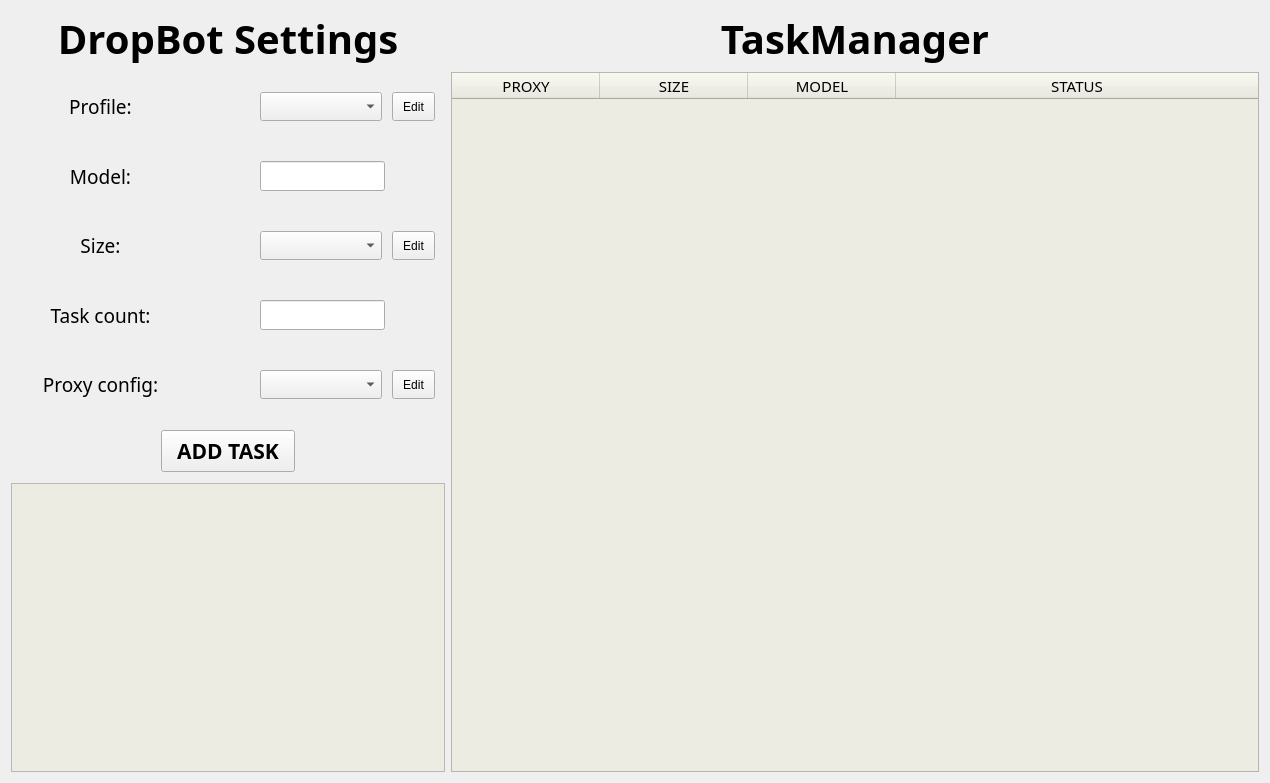
  <widget class="QWidget" name="centralwidget">
   <layout class="QHBoxLayout" name="horizontalLayout">
    <item>
     <layout class="QVBoxLayout" name="leftLayout" stretch="0,0,0">
      <property name="spacing">
       <number>6</number>
      </property>
      <property name="sizeConstraint">
       <enum>QLayout::SetDefaultConstraint</enum>
      </property>
      <item>
       <widget class="QLabel" name="DropBotLabel">
        <property name="font">
         <font>
          <family>YEEZY TSTAR</family>
          <pointsize>30</pointsize>
          <weight>75</weight>
          <bold>true</bold>
         </font>
        </property>
        <property name="text">
         <string>DropBot Settings</string>
        </property>
        <property name="alignment">
         <set>Qt::AlignCenter</set>
        </property>
       </widget>
      </item>
      <item>
       <layout class="QGridLayout" name="GridButtonsLayout" rowstretch="0" columnstretch="0,0" columnminimumwidth="0,0">
        <property name="topMargin">
         <number>0</number>
        </property>
        <property name="bottomMargin">
         <number>0</number>
        </property>
        <property name="spacing">
         <number>0</number>
        </property>
        <item row="0" column="0">
         <layout class="QVBoxLayout" name="TextLabelLayout">
          <item>
           <widget class="QLabel" name="ProfileLabel">
            <property name="sizePolicy">
             <sizepolicy hsizetype="Minimum" vsizetype="Expanding">
              <horstretch>0</horstretch>
              <verstretch>0</verstretch>
             </sizepolicy>
            </property>
            <property name="font">
             <font>
              <family>YEEZY TSTAR Regular</family>
              <pointsize>14</pointsize>
              <weight>50</weight>
              <bold>false</bold>
              <underline>false</underline>
             </font>
            </property>
            <property name="text">
             <string>Profile:</string>
            </property>
            <property name="alignment">
             <set>Qt::AlignCenter</set>
            </property>
           </widget>
          </item>
          <item>
           <widget class="QLabel" name="ModelLabel">
            <property name="sizePolicy">
             <sizepolicy hsizetype="Expanding" vsizetype="Expanding">
              <horstretch>0</horstretch>
              <verstretch>0</verstretch>
             </sizepolicy>
            </property>
            <property name="font">
             <font>
              <family>YEEZY TSTAR Regular</family>
              <pointsize>14</pointsize>
              <weight>50</weight>
              <bold>false</bold>
              <underline>false</underline>
             </font>
            </property>
            <property name="text">
             <string>Model:</string>
            </property>
            <property name="alignment">
             <set>Qt::AlignCenter</set>
            </property>
           </widget>
          </item>
          <item>
           <widget class="QLabel" name="SizeLabel">
            <property name="sizePolicy">
             <sizepolicy hsizetype="Minimum" vsizetype="Expanding">
              <horstretch>0</horstretch>
              <verstretch>0</verstretch>
             </sizepolicy>
            </property>
            <property name="font">
             <font>
              <family>YEEZY TSTAR Regular</family>
              <pointsize>14</pointsize>
              <weight>50</weight>
              <bold>false</bold>
              <underline>false</underline>
             </font>
            </property>
            <property name="text">
             <string>Size:</string>
            </property>
            <property name="alignment">
             <set>Qt::AlignCenter</set>
            </property>
           </widget>
          </item>
          <item>
           <widget class="QLabel" name="TaskCountLabel">
            <property name="sizePolicy">
             <sizepolicy hsizetype="Minimum" vsizetype="Expanding">
              <horstretch>0</horstretch>
              <verstretch>0</verstretch>
             </sizepolicy>
            </property>
            <property name="font">
             <font>
              <family>YEEZY TSTAR Regular</family>
              <pointsize>14</pointsize>
              <weight>50</weight>
              <bold>false</bold>
              <underline>false</underline>
             </font>
            </property>
            <property name="text">
             <string>Task count:</string>
            </property>
            <property name="alignment">
             <set>Qt::AlignCenter</set>
            </property>
           </widget>
          </item>
          <item>
           <widget class="QLabel" name="ProxyConfigLabel">
            <property name="sizePolicy">
             <sizepolicy hsizetype="Minimum" vsizetype="Expanding">
              <horstretch>0</horstretch>
              <verstretch>0</verstretch>
             </sizepolicy>
            </property>
            <property name="font">
             <font>
              <family>YEEZY TSTAR Regular</family>
              <pointsize>14</pointsize>
              <weight>50</weight>
              <bold>false</bold>
              <underline>false</underline>
             </font>
            </property>
            <property name="text">
             <string>Proxy config:</string>
            </property>
            <property name="alignment">
             <set>Qt::AlignCenter</set>
            </property>
           </widget>
          </item>
         </layout>
        </item>
        <item row="0" column="1">
         <layout class="QVBoxLayout" name="LeftButtonsLayout">
          <item>
           <layout class="QHBoxLayout" name="ProfileButtonsLayout">
            <property name="leftMargin">
             <number>70</number>
            </property>
            <property name="topMargin">
             <number>20</number>
            </property>
            <property name="rightMargin">
             <number>10</number>
            </property>
            <property name="bottomMargin">
             <number>20</number>
            </property>
            <item>
             <widget class="QComboBox" name="ProfileComboBox">
              <property name="sizePolicy">
               <sizepolicy hsizetype="Expanding" vsizetype="Preferred">
                <horstretch>0</horstretch>
                <verstretch>0</verstretch>
               </sizepolicy>
              </property>
              <property name="styleSheet">
               <string notr="true"/>
              </property>
              <property name="iconSize">
               <size>
                <width>16</width>
                <height>16</height>
               </size>
              </property>
              <property name="frame">
               <bool>true</bool>
              </property>
             </widget>
            </item>
            <item>
             <widget class="QPushButton" name="EditProfile">
              <property name="sizePolicy">
               <sizepolicy hsizetype="Preferred" vsizetype="Expanding">
                <horstretch>0</horstretch>
                <verstretch>0</verstretch>
               </sizepolicy>
              </property>
              <property name="styleSheet">
               <string notr="true">margin-left:10; border-radius: </string>
              </property>
              <property name="text">
               <string>   Edit   </string>
              </property>
             </widget>
            </item>
           </layout>
          </item>
          <item>
           <widget class="QLineEdit" name="ModelLineEdit">
            <property name="sizePolicy">
             <sizepolicy hsizetype="Expanding" vsizetype="Expanding">
              <horstretch>0</horstretch>
              <verstretch>0</verstretch>
             </sizepolicy>
            </property>
            <property name="font">
             <font>
              <family>YEEZY TSTAR Regular</family>
              <pointsize>10</pointsize>
             </font>
            </property>
            <property name="contextMenuPolicy">
             <enum>Qt::NoContextMenu</enum>
            </property>
            <property name="toolTip">
             <string notr="true"/>
            </property>
            <property name="styleSheet">
             <string notr="true">.QLineEdit {margin-left:70; margin-top:20; margin-bottom:20; margin-right:60;}</string>
            </property>
           </widget>
          </item>
          <item>
           <layout class="QHBoxLayout" name="SizeButtonsLayout">
            <property name="leftMargin">
             <number>70</number>
            </property>
            <property name="topMargin">
             <number>20</number>
            </property>
            <property name="rightMargin">
             <number>10</number>
            </property>
            <property name="bottomMargin">
             <number>20</number>
            </property>
            <item>
             <widget class="QComboBox" name="SizeComboBox">
              <property name="sizePolicy">
               <sizepolicy hsizetype="Expanding" vsizetype="Preferred">
                <horstretch>0</horstretch>
                <verstretch>0</verstretch>
               </sizepolicy>
              </property>
              <property name="styleSheet">
               <string notr="true"/>
              </property>
              <property name="iconSize">
               <size>
                <width>16</width>
                <height>16</height>
               </size>
              </property>
              <property name="frame">
               <bool>true</bool>
              </property>
             </widget>
            </item>
            <item>
             <widget class="QPushButton" name="EditSize">
              <property name="sizePolicy">
               <sizepolicy hsizetype="Preferred" vsizetype="Expanding">
                <horstretch>0</horstretch>
                <verstretch>0</verstretch>
               </sizepolicy>
              </property>
              <property name="styleSheet">
               <string notr="true">margin-left:10; border-radius: </string>
              </property>
              <property name="text">
               <string>   Edit   </string>
              </property>
             </widget>
            </item>
           </layout>
          </item>
          <item>
           <widget class="QLineEdit" name="TaskCountLineEdit">
            <property name="sizePolicy">
             <sizepolicy hsizetype="Expanding" vsizetype="Expanding">
              <horstretch>0</horstretch>
              <verstretch>0</verstretch>
             </sizepolicy>
            </property>
            <property name="font">
             <font>
              <family>YEEZY TSTAR Regular</family>
              <pointsize>10</pointsize>
             </font>
            </property>
            <property name="contextMenuPolicy">
             <enum>Qt::NoContextMenu</enum>
            </property>
            <property name="toolTip">
             <string notr="true"/>
            </property>
            <property name="styleSheet">
             <string notr="true">.QLineEdit {margin-left:70; margin-top:20; margin-bottom:20; margin-right:60;}</string>
            </property>
            <property name="inputMethodHints">
             <set>Qt::ImhNone</set>
            </property>
            <property name="cursorMoveStyle">
             <enum>Qt::LogicalMoveStyle</enum>
            </property>
            <property name="clearButtonEnabled">
             <bool>false</bool>
            </property>
           </widget>
          </item>
          <item>
           <layout class="QHBoxLayout" name="ProxyConfigLayout">
            <property name="leftMargin">
             <number>70</number>
            </property>
            <property name="topMargin">
             <number>20</number>
            </property>
            <property name="rightMargin">
             <number>10</number>
            </property>
            <property name="bottomMargin">
             <number>20</number>
            </property>
            <item>
             <widget class="QComboBox" name="ProxyConfigComboBox">
              <property name="sizePolicy">
               <sizepolicy hsizetype="Expanding" vsizetype="Preferred">
                <horstretch>0</horstretch>
                <verstretch>0</verstretch>
               </sizepolicy>
              </property>
              <property name="autoFillBackground">
               <bool>false</bool>
              </property>
              <property name="styleSheet">
               <string notr="true"/>
              </property>
              <property name="iconSize">
               <size>
                <width>16</width>
                <height>16</height>
               </size>
              </property>
              <property name="frame">
               <bool>true</bool>
              </property>
             </widget>
            </item>
            <item>
             <widget class="QPushButton" name="ProxyConfigEdit">
              <property name="sizePolicy">
               <sizepolicy hsizetype="Fixed" vsizetype="Expanding">
                <horstretch>0</horstretch>
                <verstretch>0</verstretch>
               </sizepolicy>
              </property>
              <property name="styleSheet">
               <string notr="true">margin-left:10; border-radius: </string>
              </property>
              <property name="text">
               <string>   Edit   </string>
              </property>
             </widget>
            </item>
           </layout>
          </item>
         </layout>
        </item>
       </layout>
      </item>
      <item>
       <layout class="QVBoxLayout" name="LeftDownLayout">
        <item>
         <widget class="QPushButton" name="CreateTaskButton">
          <property name="sizePolicy">
           <sizepolicy hsizetype="Minimum" vsizetype="Fixed">
            <horstretch>0</horstretch>
            <verstretch>0</verstretch>
           </sizepolicy>
          </property>
          <property name="font">
           <font>
            <family>YEEZY TSTAR Bold</family>
            <pointsize>16</pointsize>
            <weight>75</weight>
            <bold>true</bold>
           </font>
          </property>
          <property name="styleSheet">
           <string notr="true">margin-left: 150; margin-right:150; margin-top: 5; margin-bottom: 5; height: 40px; padding-left: 15px; padding-right:15px;</string>
          </property>
          <property name="text">
           <string>ADD TASK</string>
          </property>
         </widget>
        </item>
        <item>
         <widget class="QTextEdit" name="LogOutput">
          <property name="sizePolicy">
           <sizepolicy hsizetype="Expanding" vsizetype="Expanding">
            <horstretch>0</horstretch>
            <verstretch>0</verstretch>
           </sizepolicy>
          </property>
          <property name="palette">
           <palette>
            <active>
             <colorrole role="Base">
              <brush brushstyle="SolidPattern">
               <color alpha="255">
                <red>236</red>
                <green>236</green>
                <blue>226</blue>
               </color>
              </brush>
             </colorrole>
             <colorrole role="NoRole">
              <brush brushstyle="SolidPattern">
               <color alpha="255">
                <red>236</red>
                <green>236</green>
                <blue>226</blue>
               </color>
              </brush>
             </colorrole>
            </active>
            <inactive>
             <colorrole role="Base">
              <brush brushstyle="SolidPattern">
               <color alpha="255">
                <red>236</red>
                <green>236</green>
                <blue>226</blue>
               </color>
              </brush>
             </colorrole>
             <colorrole role="NoRole">
              <brush brushstyle="SolidPattern">
               <color alpha="255">
                <red>0</red>
                <green>0</green>
                <blue>0</blue>
               </color>
              </brush>
             </colorrole>
            </inactive>
            <disabled>
             <colorrole role="Base">
              <brush brushstyle="SolidPattern">
               <color alpha="255">
                <red>236</red>
                <green>236</green>
                <blue>226</blue>
               </color>
              </brush>
             </colorrole>
             <colorrole role="NoRole">
              <brush brushstyle="SolidPattern">
               <color alpha="255">
                <red>0</red>
                <green>0</green>
                <blue>0</blue>
               </color>
              </brush>
             </colorrole>
            </disabled>
           </palette>
          </property>
          <property name="font">
           <font>
            <family>YEEZY TSTAR Regular</family>
            <pointsize>10</pointsize>
           </font>
          </property>
          <property name="focusPolicy">
           <enum>Qt::NoFocus</enum>
          </property>
          <property name="contextMenuPolicy">
           <enum>Qt::NoContextMenu</enum>
          </property>
          <property name="layoutDirection">
           <enum>Qt::LeftToRight</enum>
          </property>
          <property name="autoFillBackground">
           <bool>true</bool>
          </property>
          <property name="styleSheet">
           <string notr="true"/>
          </property>
          <property name="frameShadow">
           <enum>QFrame::Plain</enum>
          </property>
          <property name="lineWidth">
           <number>0</number>
          </property>
          <property name="documentTitle">
           <string notr="true"/>
          </property>
          <property name="undoRedoEnabled">
           <bool>false</bool>
          </property>
          <property name="readOnly">
           <bool>true</bool>
          </property>
          <property name="html">
           <string>&lt;!DOCTYPE HTML PUBLIC &quot;-//W3C//DTD HTML 4.0//EN&quot; &quot;http://www.w3.org/TR/REC-html40/strict.dtd&quot;&gt;
&lt;html&gt;&lt;head&gt;&lt;meta name=&quot;qrichtext&quot; content=&quot;1&quot; /&gt;&lt;style type=&quot;text/css&quot;&gt;
p, li { white-space: pre-wrap; }
&lt;/style&gt;&lt;/head&gt;&lt;body style=&quot; font-family:'YEEZY TSTAR Regular'; font-size:10pt; font-weight:400; font-style:normal;&quot;&gt;
&lt;p style=&quot;-qt-paragraph-type:empty; margin-top:0px; margin-bottom:0px; margin-left:0px; margin-right:0px; -qt-block-indent:0; text-indent:0px; font-family:'YEEZY TSTAR Regular';&quot;&gt;&lt;br /&gt;&lt;/p&gt;
&lt;p style=&quot;-qt-paragraph-type:empty; margin-top:0px; margin-bottom:0px; margin-left:0px; margin-right:0px; -qt-block-indent:0; text-indent:0px; font-family:'YEEZY TSTAR Regular';&quot;&gt;&lt;br /&gt;&lt;/p&gt;&lt;/body&gt;&lt;/html&gt;</string>
          </property>
         </widget>
        </item>
       </layout>
      </item>
     </layout>
    </item>
    <item>
     <layout class="QVBoxLayout" name="verticalLayout">
      <item>
       <widget class="QLabel" name="TaskManagerLabel">
        <property name="font">
         <font>
          <family>YEEZY TSTAR</family>
          <pointsize>30</pointsize>
          <weight>75</weight>
          <bold>true</bold>
         </font>
        </property>
        <property name="text">
         <string>TaskManager</string>
        </property>
        <property name="alignment">
         <set>Qt::AlignCenter</set>
        </property>
       </widget>
      </item>
      <item>
       <widget class="QTableWidget" name="TaskMonitor">
        <property name="sizePolicy">
         <sizepolicy hsizetype="Maximum" vsizetype="Expanding">
          <horstretch>0</horstretch>
          <verstretch>0</verstretch>
         </sizepolicy>
        </property>
        <property name="minimumSize">
         <size>
          <width>794</width>
          <height>700</height>
         </size>
        </property>
        <property name="maximumSize">
         <size>
          <width>900</width>
          <height>16777215</height>
         </size>
        </property>
        <property name="palette">
         <palette>
          <active>
           <colorrole role="Button">
            <brush brushstyle="SolidPattern">
             <color alpha="255">
              <red>236</red>
              <green>236</green>
              <blue>226</blue>
             </color>
            </brush>
           </colorrole>
           <colorrole role="Base">
            <brush brushstyle="SolidPattern">
             <color alpha="255">
              <red>236</red>
              <green>236</green>
              <blue>226</blue>
             </color>
            </brush>
           </colorrole>
           <colorrole role="Window">
            <brush brushstyle="SolidPattern">
             <color alpha="255">
              <red>236</red>
              <green>236</green>
              <blue>226</blue>
             </color>
            </brush>
           </colorrole>
          </active>
          <inactive>
           <colorrole role="Button">
            <brush brushstyle="SolidPattern">
             <color alpha="255">
              <red>236</red>
              <green>236</green>
              <blue>226</blue>
             </color>
            </brush>
           </colorrole>
           <colorrole role="Base">
            <brush brushstyle="SolidPattern">
             <color alpha="255">
              <red>236</red>
              <green>236</green>
              <blue>226</blue>
             </color>
            </brush>
           </colorrole>
           <colorrole role="Window">
            <brush brushstyle="SolidPattern">
             <color alpha="255">
              <red>236</red>
              <green>236</green>
              <blue>226</blue>
             </color>
            </brush>
           </colorrole>
          </inactive>
          <disabled>
           <colorrole role="Button">
            <brush brushstyle="SolidPattern">
             <color alpha="255">
              <red>236</red>
              <green>236</green>
              <blue>226</blue>
             </color>
            </brush>
           </colorrole>
           <colorrole role="Base">
            <brush brushstyle="SolidPattern">
             <color alpha="255">
              <red>236</red>
              <green>236</green>
              <blue>226</blue>
             </color>
            </brush>
           </colorrole>
           <colorrole role="Window">
            <brush brushstyle="SolidPattern">
             <color alpha="255">
              <red>236</red>
              <green>236</green>
              <blue>226</blue>
             </color>
            </brush>
           </colorrole>
          </disabled>
         </palette>
        </property>
        <property name="font">
         <font>
          <family>YEEZY TSTAR</family>
          <pointsize>11</pointsize>
         </font>
        </property>
        <property name="autoFillBackground">
         <bool>true</bool>
        </property>
        <property name="styleSheet">
         <string notr="true"/>
        </property>
        <property name="verticalScrollBarPolicy">
         <enum>Qt::ScrollBarAsNeeded</enum>
        </property>
        <property name="horizontalScrollBarPolicy">
         <enum>Qt::ScrollBarAsNeeded</enum>
        </property>
        <property name="sizeAdjustPolicy">
         <enum>QAbstractScrollArea::AdjustToContents</enum>
        </property>
        <property name="editTriggers">
         <set>QAbstractItemView::NoEditTriggers</set>
        </property>
        <property name="alternatingRowColors">
         <bool>true</bool>
        </property>
        <property name="selectionMode">
         <enum>QAbstractItemView::NoSelection</enum>
        </property>
        <property name="selectionBehavior">
         <enum>QAbstractItemView::SelectRows</enum>
        </property>
        <property name="textElideMode">
         <enum>Qt::ElideNone</enum>
        </property>
        <property name="verticalScrollMode">
         <enum>QAbstractItemView::ScrollPerPixel</enum>
        </property>
        <property name="horizontalScrollMode">
         <enum>QAbstractItemView::ScrollPerPixel</enum>
        </property>
        <property name="showGrid">
         <bool>false</bool>
        </property>
        <property name="gridStyle">
         <enum>Qt::NoPen</enum>
        </property>
        <property name="wordWrap">
         <bool>false</bool>
        </property>
        <property name="cornerButtonEnabled">
         <bool>false</bool>
        </property>
        <attribute name="horizontalHeaderVisible">
         <bool>true</bool>
        </attribute>
        <attribute name="horizontalHeaderCascadingSectionResizes">
         <bool>false</bool>
        </attribute>
        <attribute name="horizontalHeaderDefaultSectionSize">
         <number>148</number>
        </attribute>
        <attribute name="horizontalHeaderHighlightSections">
         <bool>false</bool>
        </attribute>
        <attribute name="horizontalHeaderShowSortIndicator" stdset="0">
         <bool>false</bool>
        </attribute>
        <attribute name="horizontalHeaderStretchLastSection">
         <bool>true</bool>
        </attribute>
        <attribute name="verticalHeaderCascadingSectionResizes">
         <bool>false</bool>
        </attribute>
        <attribute name="verticalHeaderHighlightSections">
         <bool>true</bool>
        </attribute>
        <attribute name="verticalHeaderShowSortIndicator" stdset="0">
         <bool>false</bool>
        </attribute>
        <attribute name="verticalHeaderStretchLastSection">
         <bool>false</bool>
        </attribute>
        <column>
         <property name="text">
          <string>PROXY</string>
         </property>
         <property name="textAlignment">
          <set>AlignCenter</set>
         </property>
         <property name="background">
          <color>
           <red>236</red>
           <green>236</green>
           <blue>226</blue>
          </color>
         </property>
        </column>
        <column>
         <property name="text">
          <string>SIZE</string>
         </property>
         <property name="textAlignment">
          <set>AlignCenter</set>
         </property>
        </column>
        <column>
         <property name="text">
          <string>MODEL</string>
         </property>
         <property name="textAlignment">
          <set>AlignCenter</set>
         </property>
        </column>
        <column>
         <property name="text">
          <string>STATUS</string>
         </property>
         <property name="textAlignment">
          <set>AlignCenter</set>
         </property>
        </column>
       </widget>
      </item>
     </layout>
    </item>
   </layout>
  </widget>
